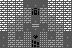

Rendered tile map (Tiled .tmx) drawn with the repository's tilesets; below, a short description and the full map source, tile grids included:
An orthogonal 9x6 tile map with 8x8 px tiles, 1 tile layer (Tile Layer 1).

<map version="1.5" tiledversion="1.6.0" orientation="orthogonal" renderorder="right-down" width="9" height="6" tilewidth="8" tileheight="8" infinite="0" nextlayerid="2" nextobjectid="1">
 <tileset firstgid="1" source="bg.tsx" />
 <layer id="1" name="Tile Layer 1" width="9" height="6">
  <data encoding="csv">
3,3,3,2,2,2,3,3,3,
3,3,3,72,64,72,3,3,3,
3,3,72,72,2,72,72,3,3,
3,72,72,2,97,2,72,72,3,
2,72,2,9,73,9,2,72,2,
2,72,72,9,15,9,72,72,2
</data>
 </layer>
</map>
